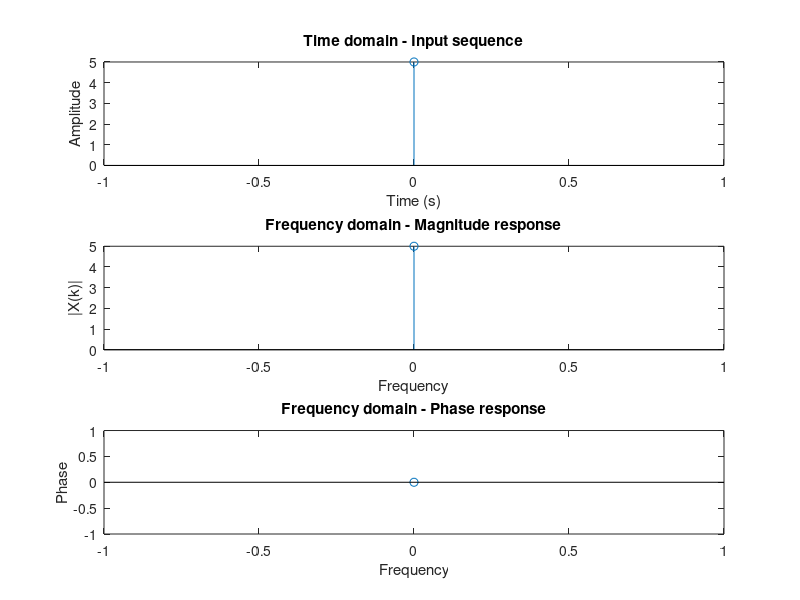

Write MATLAB code to recreate this figure.
% To compute DFT of sequence and its Spectrum Analysis.
clc; 
clear all; 
close all;
x=input('enter input sequence:') % x = [2 3 -1 4];
N = length(x);
X = zeros(N,1)
for k = 0:N-1
    for n = 0:N-1
        X(k+1) = X(k+1) + x(n+1)*exp(-j*pi/2*n*k)
    end
end

t = 0:N-1

% plot results
figure('name','Ankit');
subplot(311)
stem(t,x);
xlabel('Time (s)');
ylabel('Amplitude');
title('Time domain - Input sequence')

subplot(312)
stem(t,X)
xlabel('Frequency');
ylabel('|X(k)|');
title('Frequency domain - Magnitude response')

subplot(313)
stem(t,angle(X))
xlabel('Frequency');
ylabel('Phase');
title('Frequency domain - Phase response')

X         % to check |X(k)|
angle(X)  % to check phase
